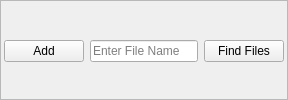
         <widget class="QFrame" name="frame">
          <property name="frameShape">
           <enum>QFrame::StyledPanel</enum>
          </property>
          <property name="frameShadow">
           <enum>QFrame::Raised</enum>
          </property>
          <layout class="QHBoxLayout" name="horizontalLayout">
           <property name="leftMargin">
            <number>3</number>
           </property>
           <property name="topMargin">
            <number>3</number>
           </property>
           <property name="rightMargin">
            <number>3</number>
           </property>
           <property name="bottomMargin">
            <number>0</number>
           </property>
           <item>
            <widget class="QPushButton" name="AddButton">
             <property name="text">
              <string>Add</string>
             </property>
            </widget>
           </item>
           <item>
            <widget class="QLineEdit" name="FileNamelineEdit">
             <property name="toolTip">
              <string>Enter the name of the file if in the same directory or the path to the file if the file is in another directory.</string>
             </property>
             <property name="text">
              <string/>
             </property>
             <property name="placeholderText">
              <string>Enter File Name</string>
             </property>
            </widget>
           </item>
           <item>
            <widget class="QPushButton" name="FindButton">
             <property name="text">
              <string>Find Files</string>
             </property>
            </widget>
           </item>
          </layout>
         </widget>
